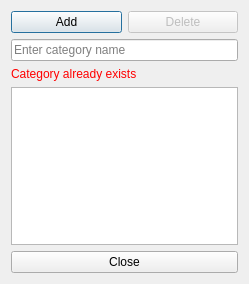
<?xml version="1.0" encoding="UTF-8"?>
<ui version="4.0">
 <class>CategoryManager</class>
 <widget class="QDialog" name="CategoryManager">
  <property name="windowModality">
   <enum>Qt::WindowModal</enum>
  </property>
  <property name="geometry">
   <rect>
    <x>0</x>
    <y>0</y>
    <width>249</width>
    <height>284</height>
   </rect>
  </property>
  <property name="windowTitle">
   <string>Manage categories</string>
  </property>
  <property name="windowIcon">
   <iconset resource="ImageResources.qrc">
    <normaloff>:/Logo/Logo.png</normaloff>:/Logo/Logo.png</iconset>
  </property>
  <layout class="QVBoxLayout" name="verticalLayout">
   <item>
    <layout class="QHBoxLayout" name="horizontalLayout">
     <item>
      <widget class="QPushButton" name="btnAdd">
       <property name="toolTip">
        <string>Add a new category</string>
       </property>
       <property name="text">
        <string>Add</string>
       </property>
       <property name="default">
        <bool>true</bool>
       </property>
      </widget>
     </item>
     <item>
      <widget class="QPushButton" name="btnDelete">
       <property name="enabled">
        <bool>false</bool>
       </property>
       <property name="toolTip">
        <string>Delete the selected category</string>
       </property>
       <property name="text">
        <string>Delete</string>
       </property>
      </widget>
     </item>
    </layout>
   </item>
   <item>
    <widget class="QLineEdit" name="edtCategory">
     <property name="placeholderText">
      <string>Enter category name</string>
     </property>
    </widget>
   </item>
   <item>
    <widget class="QLabel" name="lblWarning">
     <property name="palette">
      <palette>
       <active>
        <colorrole role="WindowText">
         <brush brushstyle="SolidPattern">
          <color alpha="255">
           <red>255</red>
           <green>0</green>
           <blue>0</blue>
          </color>
         </brush>
        </colorrole>
       </active>
       <inactive>
        <colorrole role="WindowText">
         <brush brushstyle="SolidPattern">
          <color alpha="255">
           <red>255</red>
           <green>0</green>
           <blue>0</blue>
          </color>
         </brush>
        </colorrole>
       </inactive>
       <disabled>
        <colorrole role="WindowText">
         <brush brushstyle="SolidPattern">
          <color alpha="255">
           <red>153</red>
           <green>153</green>
           <blue>153</blue>
          </color>
         </brush>
        </colorrole>
       </disabled>
      </palette>
     </property>
     <property name="text">
      <string>Category already exists</string>
     </property>
    </widget>
   </item>
   <item>
    <widget class="QListWidget" name="lstCategories"/>
   </item>
   <item>
    <widget class="QPushButton" name="btnClose">
     <property name="text">
      <string>Close</string>
     </property>
    </widget>
   </item>
  </layout>
 </widget>
 <resources>
  <include location="ImageResources.qrc"/>
 </resources>
 <connections/>
</ui>
